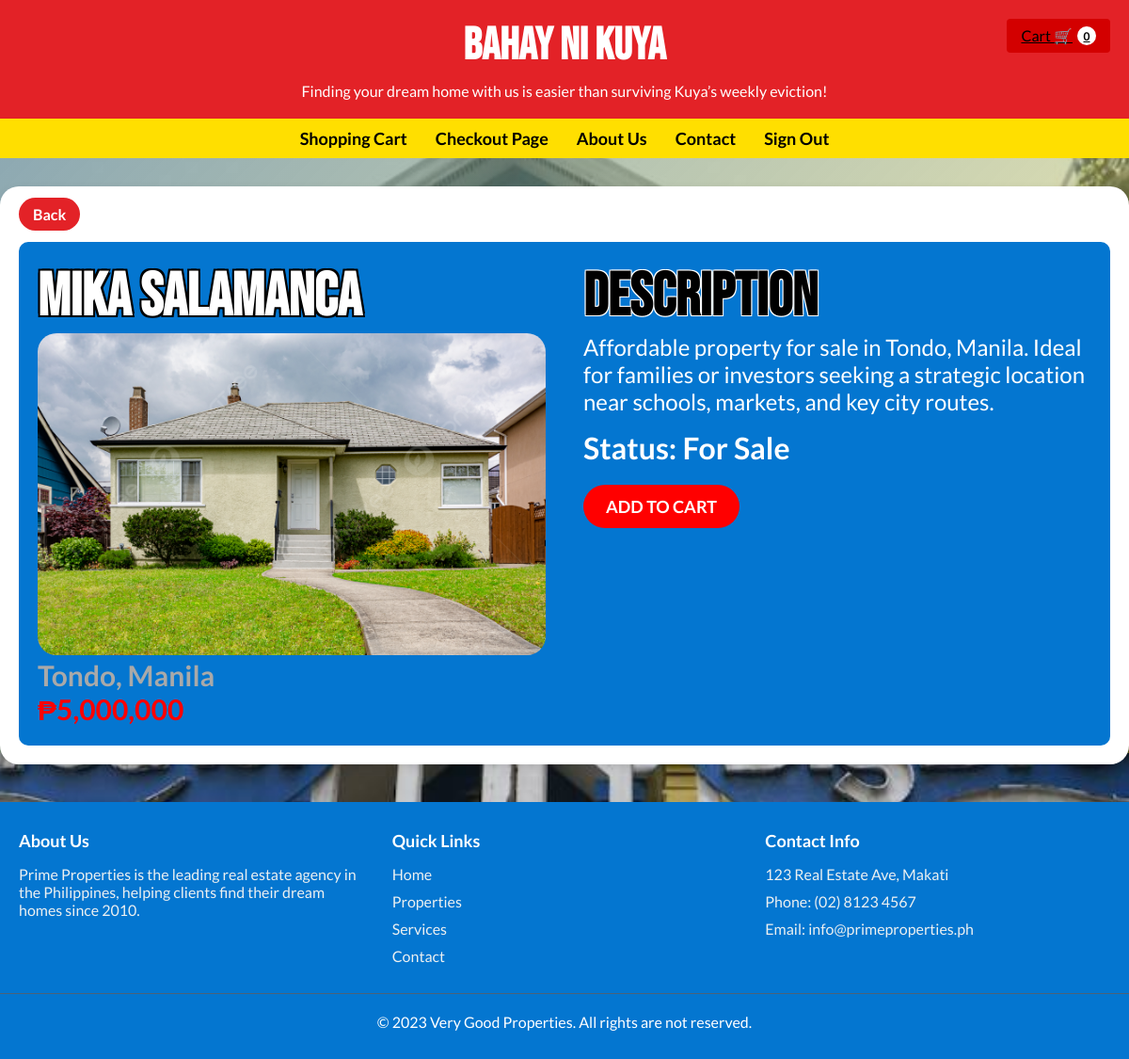
The app's page /views/view_details.php?property_id=2 (signed in) with its own data.
### tables this page shows
CREATE TABLE IF NOT EXISTS `properties` (
  `property_id` INT AUTO_INCREMENT NOT NULL,
  `property_name` VARCHAR(100) NULL,
  `address` VARCHAR(300) NULL,
  `price` DECIMAL(10,2) NULL,
  `description` TEXT NULL,
  `offer_type` ENUM('For Sale', 'Sold') NULL,
  `photo` VARCHAR(260) NULL,
  PRIMARY KEY (`property_id`));

### views/view_details.php (the view, shortened to what this page needs)
<?php
require_once('../includes/dbconfig.php');
$property_id = isset($_GET['property_id']) ? intval($_GET['property_id']) : 0;
$property = null;
if ($property_id > 0) {
    $stmt = $conn->prepare("SELECT * FROM properties WHERE property_id = ?");
    $stmt->bind_param("i", $property_id);
    $stmt->execute();
    $result = $stmt->get_result();
    if ($result && $result->num_rows > 0) {
        $property = $result->fetch_assoc();
    }
}
?>
<!DOCTYPE html>
<html lang="en">
<head>
    <link rel="stylesheet" href="../assets/css/view_details.css">
</head>
<body>
    <header>
        <h1 class="site_header">Bahay Ni Kuya</h1>
        <p>Finding your dream home with us is easier than surviving Kuya’s weekly eviction!</p>
        <a href="shopping_cart.php" class="cart-button">
            <span>Cart 🛒</span>
            <span class="cart-count">0</span>
        </a>
    </header>
    <nav>
        <ul>
            <li><a class="topNavBar" href="shopping_cart.php">Shopping Cart</a></li>
            <li><a class="topNavBar" href="checkout.php">Checkout Page</a></li>
            <li><a class="topNavBar" href="#">About Us</a></li>
            <li><a class="topNavBar" href="#">Contact</a></li>
            <li><a class="topNavBar" onclick="window.location.href='logout.php'">Sign Out</a></li>
        </ul>
    </nav>
    <div class="container">
        <?php if ($property): ?>
            <a href="property_listing.php" class="backButton">Back</a>
            <div class="blueContainer">
                <div class="leftContainer">
                    <h1 class="propertyName">
                        <?php echo htmlspecialchars($property['property_name']); ?>
                    </h1>
                    <img src="<?php echo htmlspecialchars($property['photo']); ?>" alt="Property Image" style="width: 100%; border-radius: 20px;">
                    <p class="propertyAddress"><?php echo htmlspecialchars($property['address']); ?></p>
                    <p class="propertyPrice">
                    </p>
                </div>
                <div class="rightContainer">
                    <h2 class="descriptionHeader">DESCRIPTION</h2>
                    <p class="descriptionBody"><?php echo nl2br(htmlspecialchars($property['description'])); ?></p>
                    <p class="propertyStatus">Status:
                        <?php
                        if (isset($property['offer_type'])) {
                            echo $property['offer_type'] === 'For Sale' ? 'For Sale' : 'Sold';
                        }
                        ?>
                    </p>
                    <form method="POST" action="<?php echo htmlspecialchars($_SERVER['PHP_SELF'] . (isset($_GET['property_id']) ? '?property_id=' . $_GET['property_id'] : '')); ?>"
                    style="margin-top: 20px;" onsubmit="return checkPropertyStatus()">
                        <button type="submit" style="background-color: red; color: white; border: none; padding: 12px 24px; border-radius: 50px; font-size: 18px; font-weight: bold; cursor: pointer;">
                            ADD TO CART
                        </button>
                    </form>
                </div>
            </div>
        <?php else: ?>
            <h2>Property not found.</h2>
        <?php endif; ?>
    </div>
    <footer>
        <div class="footer-content">
            <div class="footer-section">
                <h3>About Us</h3>
                <p>Prime Properties is the leading real estate agency in the Philippines, helping clients find their dream homes since 2010.</p>
            </div>
            <div class="footer-section">
                <h3>Quick Links</h3>
                <a href="#">Home</a>
                <a href="#">Properties</a>
                <a href="#">Services</a>
                <a href="#">Contact</a>
            </div>
            <div class="footer-section">
                <h3>Contact Info</h3>
                <p>123 Real Estate Ave, Makati</p>
                <p>Phone: (02) 8123 4567</p>
                <p>Email: info@primeproperties.ph</p>
            </div>
        </div>
        <div class="copyright">
            <p>&copy; 2023 Very Good Properties. All rights are not reserved.</p>
        </div>
    </footer>
</body>
</html>

### assets/css/view_details.css (style rules this page uses)
:root { --MainBlue: #0476D0; --MainRed: #E32227; --MainYellow: #FFDF00; --DefaultFont: 'Lato', serif; --DefaultHeaderFont: 'Bebas Neue', sans-serif; --DefaultFontColor: black; }
* { margin: 0; padding: 0; box-sizing: border-box; font-family: 'Lato', sans-serif; }
body { background-image: url('../images/pbb house.jpg'); background-size: cover; background-position: center; background-repeat: no-repeat; color: #333; position: relative; min-height: 100vh; }
body > *:not(.property-bg-gradient) { position: relative; z-index: 1; }
header { background-color: var(--MainRed); color: white; padding: 20px 0; text-align: center; position: relative; }
nav { background-color: var(--MainYellow); padding: 10px 0; }
nav ul { display: flex; justify-content: center; list-style: none; align-items: center; }
nav ul li { margin: 0 15px; }
nav ul li a { color: white; text-decoration: none; font-weight: bold; }
.topNavBar { color: var(--DefaultFontColor); text-decoration: none; font-weight: bold; font-size: 18px; }
.site_header { font-family: var(--DefaultHeaderFont); font-size: 48px; margin-bottom: 10px; }
.cart-button { position: absolute; right: 20px; top: 20px; background-color: #d30000; color: black; border: none; padding: 8px 15px; border-radius: 4px; cursor: pointer; display: flex; align-items: center; gap: 5px; }
.cart-count { background-color: rgb(255, 255, 255); color: black; border-radius: 50%; width: 20px; height: 20px; display: flex; justify-content: center; align-items: center; font-size: 12px; font-weight: bold; }
.container { background-color: white; border-radius: 20px; box-shadow: 0 3px 10px rgba(0,0,0,0.1); margin-bottom: 30px; max-width: 1200px; margin: 30px auto; padding: 20px; }
.backButton { background-color: var(--MainRed); color: white; padding: 8px 15px; border-radius: 20px; font-weight: bold; text-decoration: none; }
.blueContainer { display: flex; flex-wrap: wrap; margin-top: 20px; }
.leftContainer { flex: 1; min-width: 300px; background-color: var(--MainBlue); padding: 20px; border-top-left-radius: 10px; border-bottom-left-radius: 10px; }
.propertyName { font-family: 'Bebas Neue', serif; font-size: 64px; color: white; text-shadow: -2px -2px 0 black, 2px -2px 0 black, -2px 2px 0 black, 2px 2px 0 black; }
.propertyAddress { font-size: 30px; font-weight: bold; color: darkgray; }
.propertyPrice { font-size: 30px; color: red; font-weight: bold; }
.rightContainer { flex: 1; min-width: 300px; background-color: var(--MainBlue); padding: 20px; border-top-right-radius: 10px; border-bottom-right-radius: 10px; }
.descriptionHeader { font-family: 'Bebas Neue', sans-serif; color: black; font-size: 64px; text-shadow: -1px -1px 0 white, 1px -1px 0 white, -1px 1px 0 white, 1px 1px 0 white; }
.descriptionBody { color: white; margin-bottom: 15px; font-size: 24px; }
.propertyStatus { color: white; font-weight: bold; font-size: 32px; }
footer { background-color: var(--MainBlue); color: white; text-align: center; padding: 30px 0; margin-top: 40px; }
.footer-content { max-width: 1200px; margin: 0 auto; display: grid; grid-template-columns: repeat(3, 1fr); gap: 30px; text-align: left; padding: 0 20px; }
.footer-section h3 { margin-bottom: 15px; font-size: 18px; }
.footer-section p, .footer-section a { color: #ecf0f1; margin-bottom: 10px; display: block; text-decoration: none; }
.copyright { margin-top: 20px; padding-top: 20px; border-top: 1px solid #4a6278; }

### records on screen
properties: property_name "Mika Salamanca", photo (picture), address "Tondo, Manila", description "Affordable property for sale in Tondo, Manila. Ideal for families or investors seeking a strategic location near schools, markets, and key city routes."
